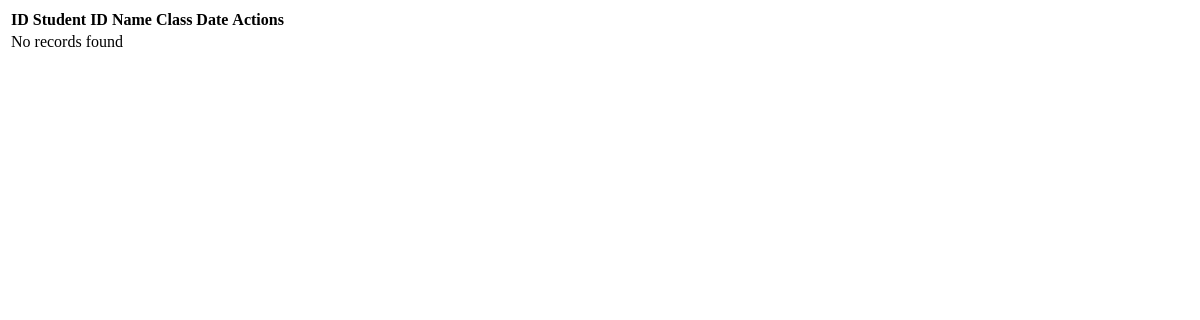
/search (signed in), run on an earlier commit of the app's database.
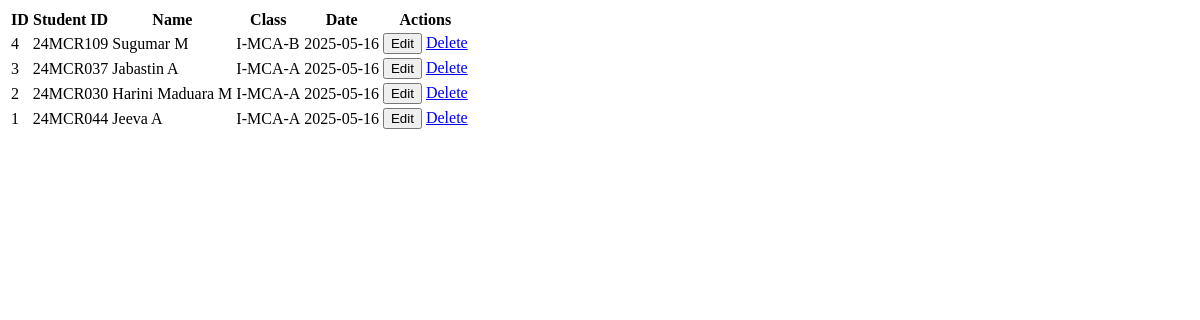
And on a later commit of the database.
### app.py (models this page shows, shortened)
class Attendance(db.Model):
    id = db.Column(db.Integer, primary_key=True)
    student_id = db.Column(db.String(50), nullable=False)
    name = db.Column(db.String(100), nullable=False)
    class_name = db.Column(db.String(50), nullable=False)
    date = db.Column(db.String(20), nullable=False)

### app.py (the view)
@app.route('/search')
@login_required
def search_records():
    search_term = request.args.get('search', '')
    if search_term:
        records = Attendance.query.filter(
            (Attendance.name.contains(search_term)) |
            (Attendance.student_id.contains(search_term)) |
            (Attendance.date.contains(search_term))
        ).order_by(Attendance.id.desc()).all()
    else:
        records = Attendance.query.order_by(Attendance.id.desc()).all()
    return render_template('_records.html', records=records)

### app.py (called while the page is built)
def login_required(f):
    @wraps(f)
    def decorated_function(*args, **kwargs):
        if 'user_id' not in session:
            flash('You need to login first.', 'danger')
            return redirect(url_for('login'))
        return f(*args, **kwargs)
    return decorated_function

### templates/_records.html
<table class="table table-striped table-hover">
    <thead class="table-dark">
        <tr>
            <th>ID</th>
            <th>Student ID</th>
            <th>Name</th>
            <th>Class</th>
            <th>Date</th>
            <th>Actions</th>
        </tr>
    </thead>
    <tbody>
        {% if records %}
            {% for record in records %}
            <tr>
                <td>{{ record.id }}</td>
                <td>{{ record.student_id }}</td>
                <td>{{ record.name }}</td>
                <td>{{ record.class_name }}</td>
                <td>{{ record.date }}</td>
                <td>
                    <button class="btn btn-sm btn-warning edit-btn" data-id="{{ record.id }}">Edit</button>
                    <a href="{{ url_for('delete_record', id=record.id) }}" class="btn btn-sm btn-danger" onclick="return confirm('Are you sure you want to delete this record?')">Delete</a>
                </td>
            </tr>
            {% endfor %}
        {% else %}
            <tr>
                <td colspan="6" class="text-center">No records found</td>
            </tr>
        {% endif %}
    </tbody>
</table>

What changed in the data, as far as the page shows it:
added Attendance: id "4", student_id "24MCR109", name "Sugumar M", class_name "I-MCA-B", date "2025-05-16"
added Attendance: id "3", student_id "24MCR037", name "Jabastin A", class_name "I-MCA-A", date "2025-05-16"
added Attendance: id "2", student_id "24MCR030", name "Harini Maduara M", class_name "I-MCA-A", date "2025-05-16"
added Attendance: id "1", student_id "24MCR044", name "Jeeva A", class_name "I-MCA-A", date "2025-05-16"
Also different on the page:
text no longer shown: "No records found"
